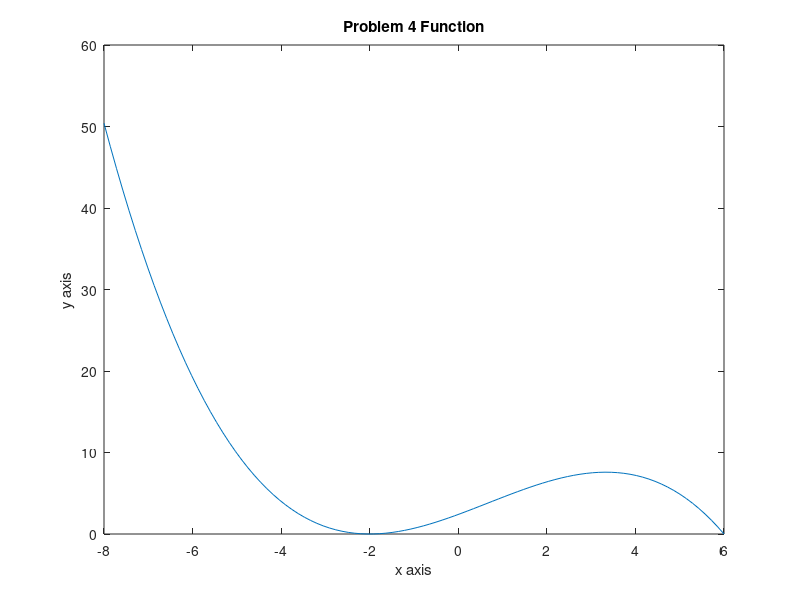

Write the MATLAB code that produced this figure.
% Lab #1
clc
% ------ Problem # 1 ------

% Define row vectors
A = [1:6];
B = linspace(1,6,6);

% element by element addition
A+B

% element by element subtraction
A-B

% A*B cannot be performed because each element in Row 1 of
% A must have a column element in B to be multiplied by
B_col = [1;2;3;4;5;6];
A*B_col

% multiply element by element
A.*B

% multiply every element individually
A*2

% square each element individually
A.^2

% ------ Problem # 2 ------

% define row vector t
t = linspace(0.1,0.6,6)

% create math operation
y = (6*(t.^3)-(3*t)-4)./(8*sin(t))

% same answer for #3 on calculator, assuming t is in radians

% ------ Problem # 3 ------

A3 = ones(6,4) 
A3(3,3) = A3(2,4) + A3(4,1)

% A3 row 3 column 3 is what is expected

% ------ Problem # 4 ------

% define inputs
X_4 = linspace(-8,6,100);

% define outputs
Y_4 = -0.1*((X_4+2).^2).*(X_4-6);

% plot & plot config
plot(X_4,Y_4);
title("Problem 4 Function")
xlabel("x axis")
ylabel("y axis")

% ------ Problem # 5 ------

% function for Y
Y_5 = -0.4*((X_4.^2)-4).*(X_4-6);

% place to save negative values
Y_5_neg = zeros(1,100);

% loop through shared indicies
for i=1:1:100
    % check if value is negative
    if Y_5(i) < 0
        % display negative values
        fprintf("Negative Y Value: %6.2f \n",Y_5(i))
        fprintf("Corresponding X Value: %6.2f \n",X_4(i))
        % save negative values in zeros matrix
        Y_5_neg(i) = Y_5(i);
    end
end

% plot(X_4,Y_5_neg)
% title("Negative Values only")
